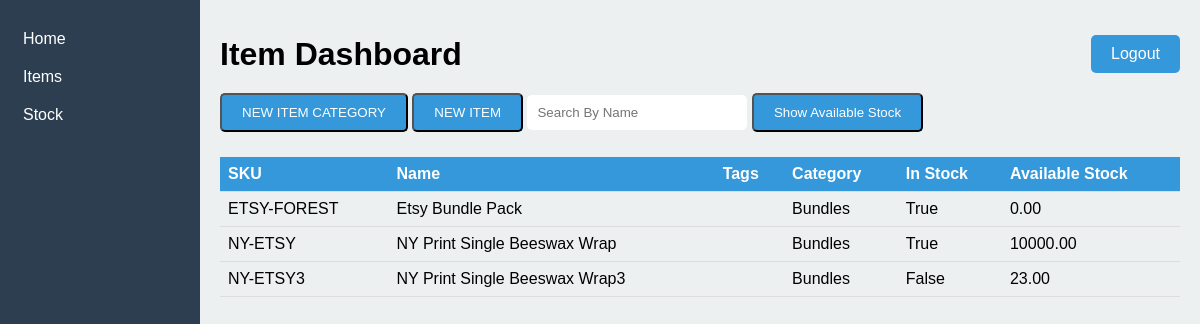
/dashboard/, run on the app's committed database.
### app/models.py (models this page shows, shortened)
class Item(models.Model):
    sku = models.CharField(max_length=100, unique=True)
    name = models.CharField(max_length=100)
    category = models.ForeignKey(Category, related_name='items', on_delete=models.CASCADE)
    in_stock = models.BooleanField(default=True)
    stock_quantity = models.DecimalField(max_digits=10, decimal_places=2)
    available_stock = models.DecimalField(max_digits=10, decimal_places=2)

class Category(models.Model):
    name = models.CharField(max_length=100)
    def __str__(self):
        return self.name

### app/views.py (the view)
# urls.py: path('dashboard/', dashboard, name='dashboard'),
def dashboard(request):
    items = Item.objects.all()  # 获取所有项目
    categories = Category.objects.all()  # 获取所有分类
    return render(request, 'app/dashboard.html', {
        'items': items,
        'categories': categories
    })

### app/templates/app/dashboard.html (shortened to what this page needs)
<!DOCTYPE html>
<html lang="en">
<head>
</head>
<body>
    <div class="sidebar">
        <ul>
            <li>Home</li>
            <li>Items</li>
            <li>Stock</li>
        </ul>
    </div>
    <div class="main-content">
        <div class="dashboard-header">
            <h1>Item Dashboard</h1>
            <a href="{% url 'logout' %}" class="btn logout-button">Logout</a>
        </div>
        <button class="btn" id="newCategoryButton">NEW ITEM CATEGORY</button>
        <button class="btn" id="newItemButton">NEW ITEM</button>
        <input type="text" class="search-bar" id="searchInput" placeholder="Search By Name">
        <button class="btn" id="showAvailableStockButton">Show Available Stock</button>
        <table>
            <thead>
                <tr>
                    <th>SKU</th>
                    <th>Name</th>
                    <th>Tags</th>
                    <th>Category</th>
                    <th>In Stock</th>
                    <th>Available Stock</th>
                </tr>
            </thead>
            <tbody>
                {% for item in items %}
                <tr>
                    <td>{{ item.sku }}</td>
                    <td>{{ item.name }}</td>
                    <td>{{ item.tags }}</td>
                    <td>{{ item.category }}</td>
                    <td>{{ item.in_stock }}</td>
                    <td>{{ item.available_stock }}</td>
                </tr>
                {% endfor %}
            </tbody>
        </table>
    </div>
</body>
</html>

### app/templates/app/dashboard.html (style rules this page uses)
body, h1, ul, li, table { margin: 0; padding: 0; list-style: none; font-family: Arial, sans-serif; }
.sidebar { background-color: #2c3e50; color: white; width: 200px; height: 100vh; position: fixed; padding: 20px 0; }
.sidebar li { padding: 10px 20px; border-left: 3px solid transparent; }
.main-content { margin-left: 200px; padding: 20px; background-color: #ecf0f1; min-height: 100vh; }
.dashboard-header { display: flex; justify-content: space-between; align-items: center; padding: 10px 0; }
table { width: 100%; border-collapse: collapse; margin-top: 20px; }
th, td { text-align: left; padding: 8px; border-bottom: 1px solid #ddd; }
th { background-color: #3498db; color: white; }
.btn { display: inline-block; padding: 10px 20px; background-color: #3498db; color: white; text-decoration: none; border-radius: 5px; margin: 5px 0; }
.search-bar { border: none; padding: 10px; width: 200px; border-radius: 5px; }

### data on the page
Item: sku "ETSY-FOREST", name "Etsy Bundle Pack", category "Bundles", in_stock "True", available_stock "0.00"
Item: sku "NY-ETSY", name "NY Print Single Beeswax Wrap", category "Bundles", in_stock "True", available_stock "10000.00"
Item: sku "NY-ETSY3", name "NY Print Single Beeswax Wrap3", category "Bundles", in_stock "False", available_stock "23.00"
